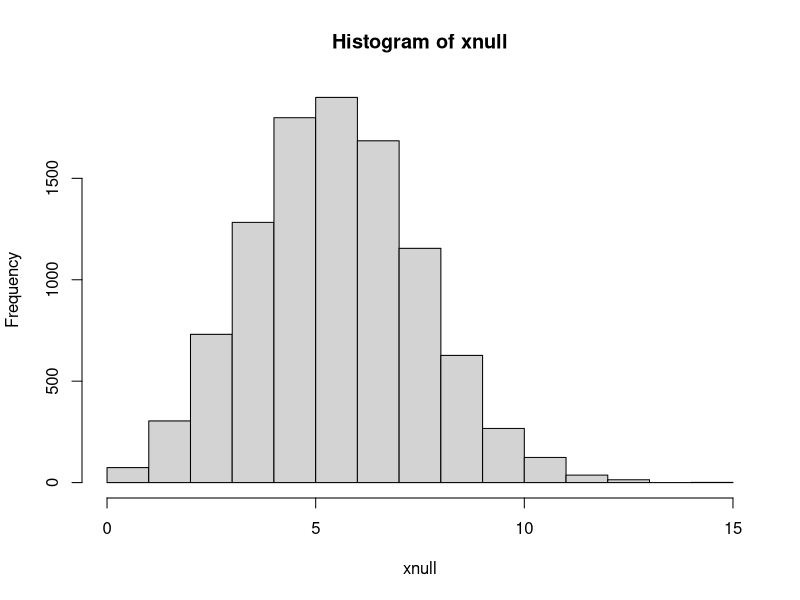
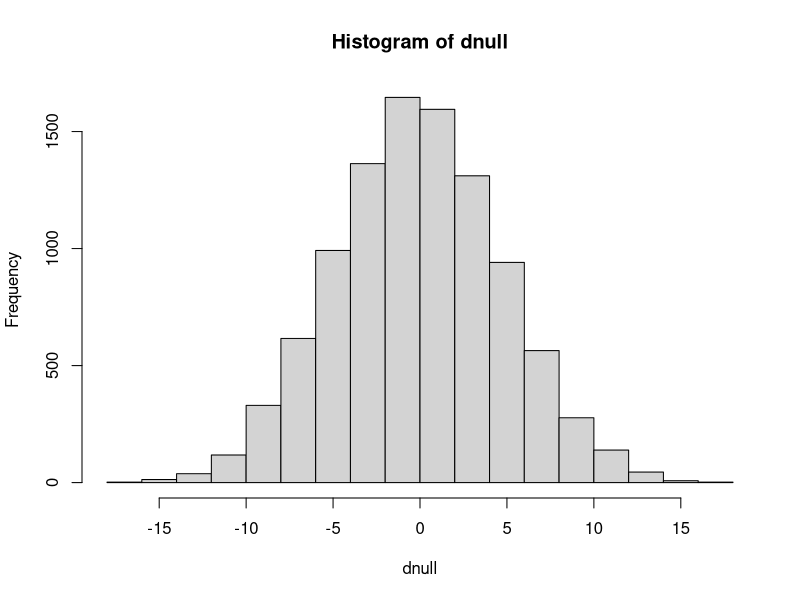

These figures' R source, in order:
## ---- chunk 1
urn <- c(1,1,1,0,0,0,0,0,0,0)
xnull <- replicate(10000, sum(sample(urn, 20, replace=TRUE)))
hist(xnull)
## ---- chunk 2
xobs <- 9
(x <- mean(xnull>=xobs))
## ---- chunk 3
ctrl <- c(197, 186, 157, 170, 193, 188, 175, 186, 177, 191, 168, 193, 191, 189, 188, 192, 179, 186, 197, 203)
iron <- c(187, 218, 196, 210, 206, 178, 181, 193, 172, 202, 169, 221, 183, 222, 185, 174, 192, 192, 162, 211)
## ---- chunk 4
mdiet <- mean(iron)
mctrl <- mean(ctrl)
(dobs <- mdiet - mctrl)
## ---- chunk 5
## Under null all observations are equivalent
allobs <- c(iron, ctrl)
dnull <- replicate(10000, {
  ##Permute the 40 observations and assign the 20 first to the iron group
  x <- sample(allobs)
  d <- mean(x[1:20]) - mean(x[21:40])
})
hist(dnull)
## ---- chunk 6
(p <- mean(abs(dnull) >= abs(dobs)))
